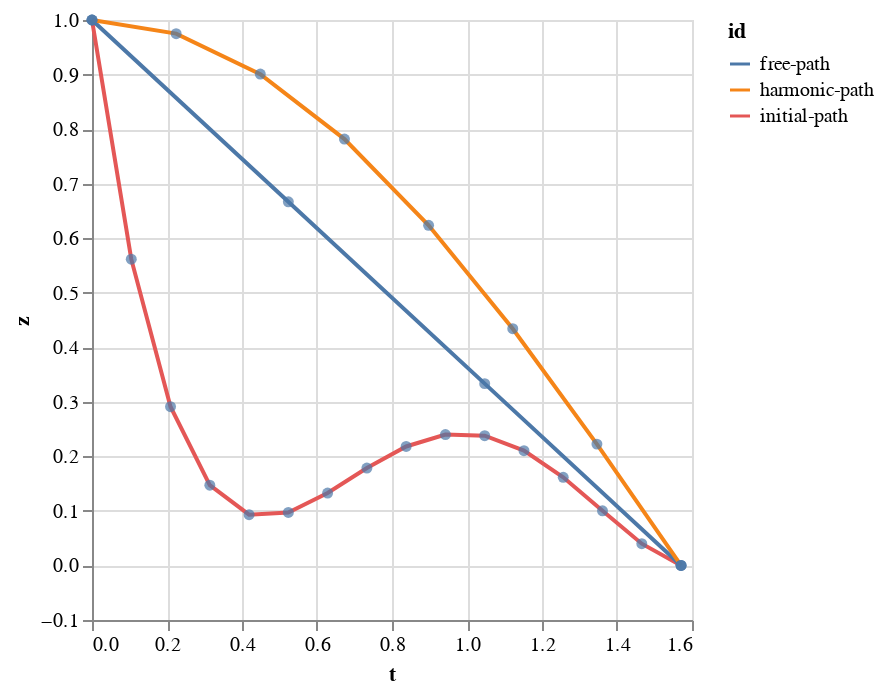

Notebook code cell kept with this figure:
### Code cell
(-> (points-tz->plot plot-3)
    vega-lite)

### Figure 1 — Vega-Lite specification as saved in the notebook (floating-point values rounded to 4 significant figures)
{"$schema": "https://vega.github.io/schema/vega-lite/v2.json", "data": {"values": [{"id": "initial-path", "t": 0, "x": 0, "y": 0, "z": 1}, {"id": "initial-path", "t": 0.1047, "x": 0, "y": 0, "z": 0.5615}, {"id": "initial-path", "t": 0.2094, "x": 0, "y": 0, "z": 0.2911}, {"id": "initial-path", "t": 0.3142, "x": 0, "y": 0, "z": 0.1472}, {"id": "initial-path", "t": 0.4189, "x": 0, "y": 0, "z": 0.09307}, {"id": "initial-path", "t": 0.5236, "x": 0, "y": 0, "z": 0.09712}, {"id": "initial-path", "t": 0.6283, "x": 0, "y": 0, "z": 0.1328}, {"id": "initial-path", "t": 0.733, "x": 0, "y": 0, "z": 0.1786}, {"id": "initial-path", "t": 0.8378, "x": 0, "y": 0, "z": 0.2181}, {"id": "initial-path", "t": 0.9425, "x": 0, "y": 0, "z": 0.24}, {"id": "initial-path", "t": 1.047, "x": 0, "y": 0, "z": 0.2379}, {"id": "initial-path", "t": 1.152, "x": 0, "y": 0, "z": 0.2105}, {"id": "initial-path", "t": 1.257, "x": 0, "y": 0, "z": 0.1616}, {"id": "initial-path", "t": 1.361, "x": 0, "y": 0, "z": 0.1001}, {"id": "initial-path", "t": 1.466, "x": 0, "y": 0, "z": 0.03993}, {"id": "initial-path", "t": 1.571, "x": 0, "y": 0, "z": -9.276e-09}, {"id": "free-path", "t": 0, "x": 0, "y": 0, "z": 1}, {"id": "free-path", "t": 0.5236, "x": 0, "y": 0, "z": 0.6667}, {"id": "free-path", "t": 1.047, "x": 0, "y": 0, "z": 0.3333}, {"id": "free-path", "t": 1.571, "x": 0, "y": 0, "z": -2.783e-08}, {"id": "harmonic-path", "t": 0, "x": 0, "y": 0, "z": 1}, {"id": "harmonic-path", "t": 0.2244, "x": 0, "y": 0, "z": 0.975}, {"id": "harmonic-path", "t": 0.4488, "x": 0, "y": 0, "z": 0.9008}, {"id": "harmonic-path", "t": 0.6732, "x": 0, "y": 0, "z": 0.7817}, {"id": "harmonic-path", "t": 0.8976, "x": 0, "y": 0, "z": 0.6236}, {"id": "harmonic-path", "t": 1.122, "x": 0, "y": 0, "z": 0.434}, {"id": "harmonic-path", "t": 1.346, "x": 0, "y": 0, "z": 0.2225}, {"id": "harmonic-path", "t": 1.571, "x": 0, "y": 0, "z": -4.359e-08}]}, "encoding": {"x": {"field": "t", "scale": {"zero": false}, "type": "quantitative"}, "y": {"field": "z", "scale": {"zero": false}, "type": "quantitative"}}, "layer": [{"encoding": {"color": {"field": "id", "type": "nominal"}, "order": {"field": "t", "type": "temporal"}}, "mark": "line"}, {"mark": {"filled": true, "type": "point"}}]}
